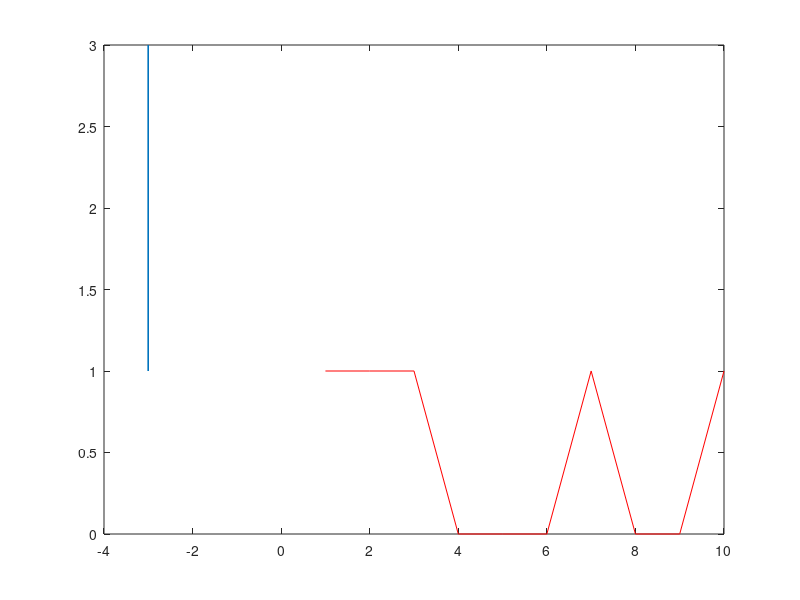

Reproduce this figure in MATLAB.
clc
clear all
m = 16;
x = randi([0 1],1,10)   %random array%
y = qammod(x,m)          %modulation%

plot(y)
hold on 
plot(x,'red')